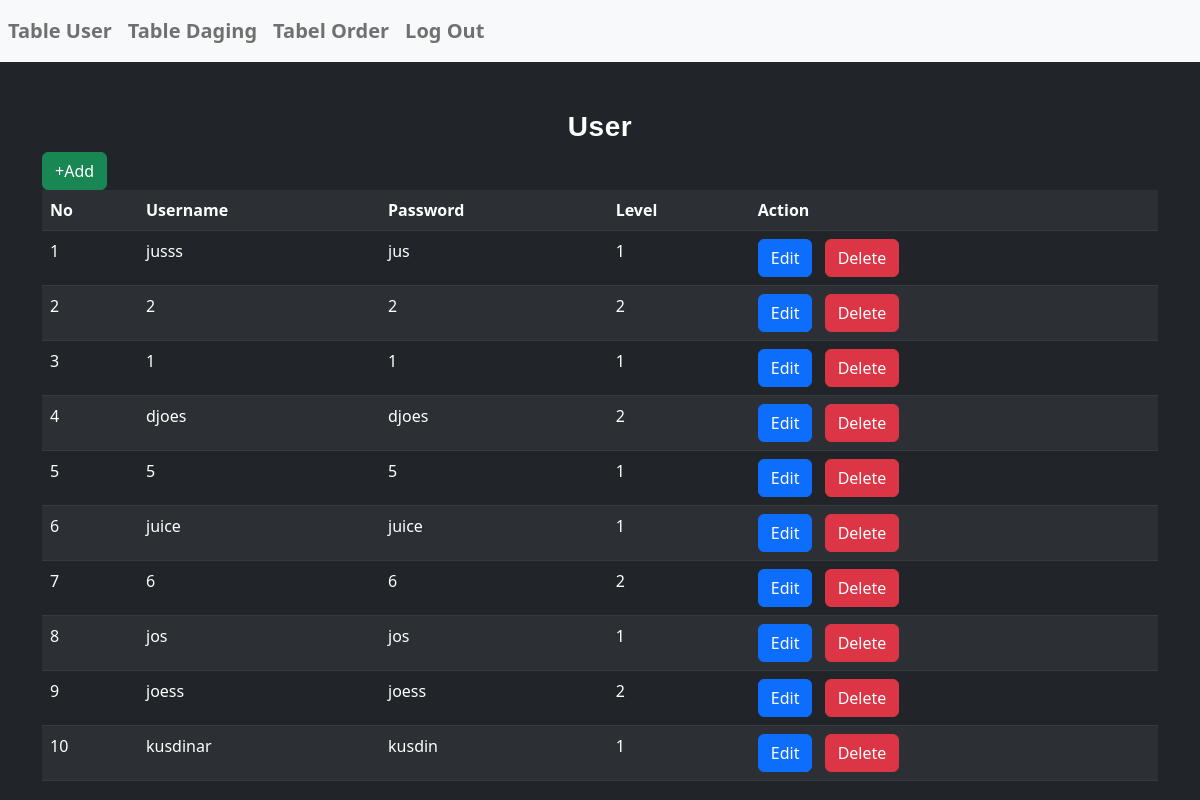
The app's page /tampil_user.php with its own data.
### tables this page shows
CREATE TABLE `user` (
  `no_akun` int(11) NOT NULL,
  `username` varchar(25) NOT NULL,
  `password` varchar(25) NOT NULL,
  `level` int(2) NOT NULL
);

### tampil_user.php (the view, shortened to what this page needs)
<!DOCTYPE html>
<head>
	<link href="https://cdn.jsdelivr.net/npm/bootstrap@5.2.2/dist/css/bootstrap.min.css" rel="stylesheet">
	<link rel="stylesheet" href="style.css"/>
</head>
<body class="bg-dark">
<nav class="navbar navbar-expand-sm   navbar-light bg-light">
	<div class="collapse navbar-collapse" id="navbarTogglerDemo03">
		<ul class="navbar-nav mr-auto mt-2 mt-lg-0">
		<li class="nav-item">
			<a style="font-weight: bold; font-size: 20px;" class="nav-link" href="tampil_user.php">Table User</a>
		</li>
		<li class="nav-item">
			<a style="font-weight: bold; font-size: 20px;" class="nav-link" href="tampil_daging.php">Table Daging</a>
		</li>
		<li class="nav-item">
			<a style="font-weight: bold; font-size: 20px;" class="nav-link" href="tampil_order.php">Tabel Order</a>
		</li>
		<li>
            <a style="font-weight: bold; font-size: 20px;" class="nav-link" href="login.php">Log Out</a>
        </li>
	</div>
</nav>
<div class="container mt-5">
	<h3 class="fw-bolder text-center" style="color: white;">User</h3>
    <a class="btn btn-success mb3" href="form_tambah_user.php">+Add</a>
	<table class="table table-striped table-dark table-hover">
		<tr>
			<th>No</th>
			<th>Username</th>
			<th>Password</th>
			<th>Level</th>
			<th>Action</th>
		</tr>
		<?php
		include 'koneksi.php';
		$no = 1;
		$data = mysqli_query($koneksi,"select * from user");
		while($d = mysqli_fetch_array($data)){
			?>
			<tr>
				<td><?php echo $no++; ?></td>
				<td><?php echo $d['username']; ?></td>
				<td><?php echo $d['password']; ?></td>
				<td><?php echo $d['level']; ?></td>
				<td>
					<a role ="button" class="btn btn-primary me-2" href="form_edit_user.php?id=<?php echo $d['no_akun']; ?>">Edit</a>
					<a role ="button" class="btn btn-danger me-2" href="hapus_user.php?id=<?php echo $d['no_akun']; ?>">Delete</a>
				</td>
			</tr>
			<?php
		}
		?>
	</table>
</div>
</body>
</html>

### style.css (style rules this page uses)
*, *:before, *:after { padding: 0; margin: 0; box-sizing: border-box; }
body { background-color: #080710; }
h3 { font-family: 'Poppins', sans-serif; color: #ffffff; letter-spacing: 0.5px; outline: none; border: none; }
::placeholder { color: #e5e5e5; }

### records on screen
user: username "jusss", password "jus", level "1"
user: username "2", password "2", level "2"
user: username "1", password "1", level "1"
user: username "djoes", password "djoes", level "2"
user: username "5", password "5", level "1"
user: username "juice", password "juice", level "1"
user: username "6", password "6", level "2"
user: username "jos", password "jos", level "1"
user: username "joess", password "joess", level "2"
user: username "kusdinar", password "kusdin", level "1"
